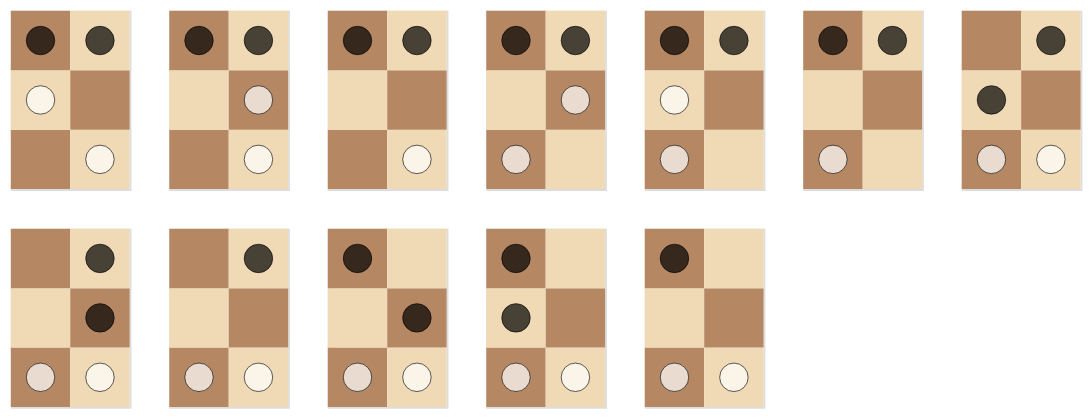

Here is the notebook cell this chart was saved with:
### Code cell
def multiple_positions_chart(
    poses: list[Position], *, width: int | None = None
) -> alt.VConcatChart:
    pos_charts = [position_chart(p) for p in poses]
    if width is None:
        width = int(np.sqrt(len(pos_charts)))
    return alt.vconcat(
        *(
            alt.hconcat(*pos_charts[n : (n + width)])
            for n in range(0, len(pos_charts), width)
        )
    )


multiple_positions_chart(
    [p for _, _, p in accessible_positions(init_position())], width=7
)

### Figure 1 — Vega-Lite specification as saved in the notebook (floating-point values rounded to 4 significant figures)
{"config": {"view": {"continuousWidth": 300, "continuousHeight": 300}}, "vconcat": [{"hconcat": [{"layer": [{"data": {"name": "data-1a57c196ab546fd56906025423307699"}, "mark": {"type": "rect"}, "encoding": {"color": {"field": "square", "legend": null, "scale": {"domain": ["light", "dark"], "range": ["#f0d9b5", "#b58863"]}, "type": "nominal"}, "x": {"axis": null, "field": "file", "scale": {"domain": [1, 2]}, "type": "ordinal"}, "y": {"axis": null, "field": "rank", "scale": {"domain": [1, 2, 3]}, "type": "ordinal"}}}, {"data": {"name": "data-48d780bd526882c2832d13dc6ba51cae"}, "mark": {"type": "circle", "size": 250, "stroke": "black", "strokeWidth": 0.5}, "encoding": {"color": {"field": "colour", "legend": null, "scale": {"domain": ["White", "Black"], "range": ["white", "black"]}, "type": "nominal"}, "x": {"field": "file", "scale": {"domain": [1, 2]}, "type": "ordinal"}, "y": {"field": "rank", "scale": {"domain": [1, 2, 3], "reverse": true}, "type": "ordinal"}}}], "height": 99, "resolve": {"scale": {"color": "independent"}}, "width": 66}, {"layer": [{"data": {"name": "data-1a57c196ab546fd56906025423307699"}, "mark": {"type": "rect"}, "encoding": {"color": {"field": "square", "legend": null, "scale": {"domain": ["light", "dark"], "range": ["#f0d9b5", "#b58863"]}, "type": "nominal"}, "x": {"axis": null, "field": "file", "scale": {"domain": [1, 2]}, "type": "ordinal"}, "y": {"axis": null, "field": "rank", "scale": {"domain": [1, 2, 3]}, "type": "ordinal"}}}, {"data": {"name": "data-33d3d3f304401d86c5976b6f821bd46e"}, "mark": {"type": "circle", "size": 250, "stroke": "black", "strokeWidth": 0.5}, "encoding": {"color": {"field": "colour", "legend": null, "scale": {"domain": ["White", "Black"], "range": ["white", "black"]}, "type": "nominal"}, "x": {"field": "file", "scale": {"domain": [1, 2]}, "type": "ordinal"}, "y": {"field": "rank", "scale": {"domain": [1, 2, 3], "reverse": true}, "type": "ordinal"}}}], "height": 99, "resolve": {"scale": {"color": "independent"}}, "width": 66}, {"layer": [{"data": {"name": "data-1a57c196ab546fd56906025423307699"}, "mark": {"type": "rect"}, "encoding": {"color": {"field": "square", "legend": null, "scale": {"domain": ["light", "dark"], "range": ["#f0d9b5", "#b58863"]}, "type": "nominal"}, "x": {"axis": null, "field": "file", "scale": {"domain": [1, 2]}, "type": "ordinal"}, "y": {"axis": null, "field": "rank", "scale": {"domain": [1, 2, 3]}, "type": "ordinal"}}}, {"data": {"name": "data-cad5f547c2f1a5f05b41733e364621a1"}, "mark": {"type": "circle", "size": 250, "stroke": "black", "strokeWidth": 0.5}, "encoding": {"color": {"field": "colour", "legend": null, "scale": {"domain": ["White", "Black"], "range": ["white", "black"]}, "type": "nominal"}, "x": {"field": "file", "scale": {"domain": [1, 2]}, "type": "ordinal"}, "y": {"field": "rank", "scale": {"domain": [1, 2, 3], "reverse": true}, "type": "ordinal"}}}], "height": 99, "resolve": {"scale": {"color": "independent"}}, "width": 66}, {"layer": [{"data": {"name": "data-1a57c196ab546fd56906025423307699"}, "mark": {"type": "rect"}, "encoding": {"color": {"field": "square", "legend": null, "scale": {"domain": ["light", "dark"], "range": ["#f0d9b5", "#b58863"]}, "type": "nominal"}, "x": {"axis": null, "field": "file", "scale": {"domain": [1, 2]}, "type": "ordinal"}, "y": {"axis": null, "field": "rank", "scale": {"domain": [1, 2, 3]}, "type": "ordinal"}}}, {"data": {"name": "data-942f6454f6df34fff2ea15eacaa6764e"}, "mark": {"type": "circle", "size": 250, "stroke": "black", "strokeWidth": 0.5}, "encoding": {"color": {"field": "colour", "legend": null, "scale": {"domain": ["White", "Black"], "range": ["white", "black"]}, "type": "nominal"}, "x": {"field": "file", "scale": {"domain": [1, 2]}, "type": "ordinal"}, "y": {"field": "rank", "scale": {"domain": [1, 2, 3], "reverse": true}, "type": "ordinal"}}}], "height": 99, "resolve": {"scale": {"color": "independent"}}, "width": 66}, {"layer": [{"data": {"name": "data-1a57c196ab546fd56906025423307699"}, "mark": {"type": "rect"}, "encoding": {"color": {"field": "square", "legend": null, "scale": {"domain": ["light", "dark"], "range": ["#f0d9b5", "#b58863"]}, "type": "nominal"}, "x": {"axis": null, "field": "file", "scale": {"domain": [1, 2]}, "type": "ordinal"}, "y": {"axis": null, "field": "rank", "scale": {"domain": [1, 2, 3]}, "type": "ordinal"}}}, {"data": {"name": "data-804cfa9a9682988ec5f69564a328a0c3"}, "mark": {"type": "circle", "size": 250, "stroke": "black", "strokeWidth": 0.5}, "encoding": {"color": {"field": "colour", "legend": null, "scale": {"domain": ["White", "Black"], "range": ["white", "black"]}, "type": "nominal"}, "x": {"field": "file", "scale": {"domain": [1, 2]}, "type": "ordinal"}, "y": {"field": "rank", "scale": {"domain": [1, 2, 3], "reverse": true}, "type": "ordinal"}}}], "height": 99, "resolve": {"scale": {"color": "independent"}}, "width": 66}, {"layer": [{"data": {"name": "data-1a57c196ab546fd56906025423307699"}, "mark": {"type": "rect"}, "encoding": {"color": {"field": "square", "legend": null, "scale": {"domain": ["light", "dark"], "range": ["#f0d9b5", "#b58863"]}, "type": "nominal"}, "x": {"axis": null, "field": "file", "scale": {"domain": [1, 2]}, "type": "ordinal"}, "y": {"axis": null, "field": "rank", "scale": {"domain": [1, 2, 3]}, "type": "ordinal"}}}, {"data": {"name": "data-74f3c39f5cd15e0a3c4128b4b33b818b"}, "mark": {"type": "circle", "size": 250, "stroke": "black", "strokeWidth": 0.5}, "encoding": {"color": {"field": "colour", "legend": null, "scale": {"domain": ["White", "Black"], "range": ["white", "black"]}, "type": "nominal"}, "x": {"field": "file", "scale": {"domain": [1, 2]}, "type": "ordinal"}, "y": {"field": "rank", "scale": {"domain": [1, 2, 3], "reverse": true}, "type": "ordinal"}}}], "height": 99, "resolve": {"scale": {"color": "independent"}}, "width": 66}, {"layer": [{"data": {"name": "data-1a57c196ab546fd56906025423307699"}, "mark": {"type": "rect"}, "encoding": {"color": {"field": "square", "legend": null, "scale": {"domain": ["light", "dark"], "range": ["#f0d9b5", "#b58863"]}, "type": "nominal"}, "x": {"axis": null, "field": "file", "scale": {"domain": [1, 2]}, "type": "ordinal"}, "y": {"axis": null, "field": "rank", "scale": {"domain": [1, 2, 3]}, "type": "ordinal"}}}, {"data": {"name": "data-8dfe47fb654c17a50aa4cef56a0710b0"}, "mark": {"type": "circle", "size": 250, "stroke": "black", "strokeWidth": 0.5}, "encoding": {"color": {"field": "colour", "legend": null, "scale": {"domain": ["White", "Black"], "range": ["white", "black"]}, "type": "nominal"}, "x": {"field": "file", "scale": {"domain": [1, 2]}, "type": "ordinal"}, "y": {"field": "rank", "scale": {"domain": [1, 2, 3], "reverse": true}, "type": "ordinal"}}}], "height": 99, "resolve": {"scale": {"color": "independent"}}, "width": 66}]}, {"hconcat": [{"layer": [{"data": {"name": "data-1a57c196ab546fd56906025423307699"}, "mark": {"type": "rect"}, "encoding": {"color": {"field": "square", "legend": null, "scale": {"domain": ["light", "dark"], "range": ["#f0d9b5", "#b58863"]}, "type": "nominal"}, "x": {"axis": null, "field": "file", "scale": {"domain": [1, 2]}, "type": "ordinal"}, "y": {"axis": null, "field": "rank", "scale": {"domain": [1, 2, 3]}, "type": "ordinal"}}}, {"data": {"name": "data-ac237a17b920bcb12fe565b8b03c89cc"}, "mark": {"type": "circle", "size": 250, "stroke": "black", "strokeWidth": 0.5}, "encoding": {"color": {"field": "colour", "legend": null, "scale": {"domain": ["White", "Black"], "range": ["white", "black"]}, "type": "nominal"}, "x": {"field": "file", "scale": {"domain": [1, 2]}, "type": "ordinal"}, "y": {"field": "rank", "scale": {"domain": [1, 2, 3], "reverse": true}, "type": "ordinal"}}}], "height": 99, "resolve": {"scale": {"color": "independent"}}, "width": 66}, {"layer": [{"data": {"name": "data-1a57c196ab546fd56906025423307699"}, "mark": {"type": "rect"}, "encoding": {"color": {"field": "square", "legend": null, "scale": {"domain": ["light", "dark"], "range": ["#f0d9b5", "#b58863"]}, "type": "nominal"}, "x": {"axis": null, "field": "file", "scale": {"domain": [1, 2]}, "type": "ordinal"}, "y": {"axis": null, "field": "rank", "scale": {"domain": [1, 2, 3]}, "type": "ordinal"}}}, {"data": {"name": "data-59788e7fbcc745507f4be1ea97e3d0d9"}, "mark": {"type": "circle", "size": 250, "stroke": "black", "strokeWidth": 0.5}, "encoding": {"color": {"field": "colour", "legend": null, "scale": {"domain": ["White", "Black"], "range": ["white", "black"]}, "type": "nominal"}, "x": {"field": "file", "scale": {"domain": [1, 2]}, "type": "ordinal"}, "y": {"field": "rank", "scale": {"domain": [1, 2, 3], "reverse": true}, "type": "ordinal"}}}], "height": 99, "resolve": {"scale": {"color": "independent"}}, "width": 66}, {"layer": [{"data": {"name": "data-1a57c196ab546fd56906025423307699"}, "mark": {"type": "rect"}, "encoding": {"color": {"field": "square", "legend": null, "scale": {"domain": ["light", "dark"], "range": ["#f0d9b5", "#b58863"]}, "type": "nominal"}, "x": {"axis": null, "field": "file", "scale": {"domain": [1, 2]}, "type": "ordinal"}, "y": {"axis": null, "field": "rank", "scale": {"domain": [1, 2, 3]}, "type": "ordinal"}}}, {"data": {"name": "data-83371700aa57be98b4ab23a5f1956156"}, "mark": {"type": "circle", "size": 250, "stroke": "black", "strokeWidth": 0.5}, "encoding": {"color": {"field": "colour", "legend": null, "scale": {"domain": ["White", "Black"], "range": ["white", "black"]}, "type": "nominal"}, "x": {"field": "file", "scale": {"domain": [1, 2]}, "type": "ordinal"}, "y": {"field": "rank", "scale": {"domain": [1, 2, 3], "reverse": true}, "type": "ordinal"}}}], "height": 99, "resolve": {"scale": {"color": "independent"}}, "width": 66}, {"layer": [{"data": {"name": "data-1a57c196ab546fd56906025423307699"}, "mark": {"type": "rect"}, "encoding": {"color": {"field": "square", "legend": null, "scale": {"domain": ["light", "dark"], "range": ["#f0d9b5", "#b58863"]}, "type": "nominal"}, "x": {"axis": null, "field": "file", "scale": {"domain": [1, 2]}, "type": "ordinal"}, "y": {"axis": null, "field": "rank", "scale": {"domain": [1, 2, 3]}, "type": "ordinal"}}}, {"data": {"name": "data-c5e3898add977a59ea8be8203a84c01e"}, "mark": {"type": "circle", "size": 250, "stroke": "black", "strokeWidth": 0.5}, "encoding": {"color": {"field": "colour", "legend": null, "scale": {"domain": ["White", "Black"], "range": ["white", "black"]}, "type": "nominal"}, "x": {"field": "file", "scale": {"domain": [1, 2]}, "type": "ordinal"}, "y": {"field": "rank", "scale": {"domain": [1, 2, 3], "reverse": true}, "type": "ordinal"}}}], "height": 99, "resolve": {"scale": {"color": "independent"}}, "width": 66}, {"layer": [{"data": {"name": "data-1a57c196ab546fd56906025423307699"}, "mark": {"type": "rect"}, "encoding": {"color": {"field": "square", "legend": null, "scale": {"domain": ["light", "dark"], "range": ["#f0d9b5", "#b58863"]}, "type": "nominal"}, "x": {"axis": null, "field": "file", "scale": {"domain": [1, 2]}, "type": "ordinal"}, "y": {"axis": null, "field": "rank", "scale": {"domain": [1, 2, 3]}, "type": "ordinal"}}}, {"data": {"name": "data-183328b2037d1a8575f4bda4dbd57edf"}, "mark": {"type": "circle", "size": 250, "stroke": "black", "strokeWidth": 0.5}, "encoding": {"color": {"field": "colour", "legend": null, "scale": {"domain": ["White", "Black"], "range": ["white", "black"]}, "type": "nominal"}, "x": {"field": "file", "scale": {"domain": [1, 2]}, "type": "ordinal"}, "y": {"field": "rank", "scale": {"domain": [1, 2, 3], "reverse": true}, "type": "ordinal"}}}], "height": 99, "resolve": {"scale": {"color": "independent"}}, "width": 66}]}], "$schema": "https://vega.github.io/schema/vega-lite/v6.4.1.json", "datasets": {"data-1a57c196ab546fd56906025423307699": [{"rank": 1, "file": 1, "square": "dark"}, {"rank": 2, "file": 1, "square": "light"}, {"rank": 3, "file": 1, "square": "dark"}, {"rank": 1, "file": 2, "square": "light"}, {"rank": 2, "file": 2, "square": "dark"}, {"rank": 3, "file": 2, "square": "light"}], "data-48d780bd526882c2832d13dc6ba51cae": [{"rank": 2, "file": 1, "colour": "White"}, {"rank": 1, "file": 2, "colour": "White"}, {"rank": 3, "file": 1, "colour": "Black"}, {"rank": 3, "file": 2, "colour": "Black"}], "data-33d3d3f304401d86c5976b6f821bd46e": [{"rank": 1, "file": 2, "colour": "White"}, {"rank": 2, "file": 2, "colour": "White"}, {"rank": 3, "file": 1, "colour": "Black"}, {"rank": 3, "file": 2, "colour": "Black"}], "data-cad5f547c2f1a5f05b41733e364621a1": [{"rank": 1, "file": 2, "colour": "White"}, {"rank": 3, "file": 1, "colour": "Black"}, {"rank": 3, "file": 2, "colour": "Black"}], "data-942f6454f6df34fff2ea15eacaa6764e": [{"rank": 1, "file": 1, "colour": "White"}, {"rank": 2, "file": 2, "colour": "White"}, {"rank": 3, "file": 1, "colour": "Black"}, {"rank": 3, "file": 2, "colour": "Black"}], "data-804cfa9a9682988ec5f69564a328a0c3": [{"rank": 1, "file": 1, "colour": "White"}, {"rank": 2, "file": 1, "colour": "White"}, {"rank": 3, "file": 1, "colour": "Black"}, {"rank": 3, "file": 2, "colour": "Black"}], "data-74f3c39f5cd15e0a3c4128b4b33b818b": [{"rank": 1, "file": 1, "colour": "White"}, {"rank": 3, "file": 1, "colour": "Black"}, {"rank": 3, "file": 2, "colour": "Black"}], "data-8dfe47fb654c17a50aa4cef56a0710b0": [{"rank": 1, "file": 1, "colour": "White"}, {"rank": 1, "file": 2, "colour": "White"}, {"rank": 2, "file": 1, "colour": "Black"}, {"rank": 3, "file": 2, "colour": "Black"}], "data-ac237a17b920bcb12fe565b8b03c89cc": [{"rank": 1, "file": 1, "colour": "White"}, {"rank": 1, "file": 2, "colour": "White"}, {"rank": 2, "file": 2, "colour": "Black"}, {"rank": 3, "file": 2, "colour": "Black"}], "data-59788e7fbcc745507f4be1ea97e3d0d9": [{"rank": 1, "file": 1, "colour": "White"}, {"rank": 1, "file": 2, "colour": "White"}, {"rank": 3, "file": 2, "colour": "Black"}], "data-83371700aa57be98b4ab23a5f1956156": [{"rank": 1, "file": 1, "colour": "White"}, {"rank": 1, "file": 2, "colour": "White"}, {"rank": 3, "file": 1, "colour": "Black"}, {"rank": 2, "file": 2, "colour": "Black"}], "data-c5e3898add977a59ea8be8203a84c01e": [{"rank": 1, "file": 1, "colour": "White"}, {"rank": 1, "file": 2, "colour": "White"}, {"rank": 2, "file": 1, "colour": "Black"}, {"rank": 3, "file": 1, "colour": "Black"}], "data-183328b2037d1a8575f4bda4dbd57edf": [{"rank": 1, "file": 1, "colour": "White"}, {"rank": 1, "file": 2, "colour": "White"}, {"rank": 3, "file": 1, "colour": "Black"}]}}
